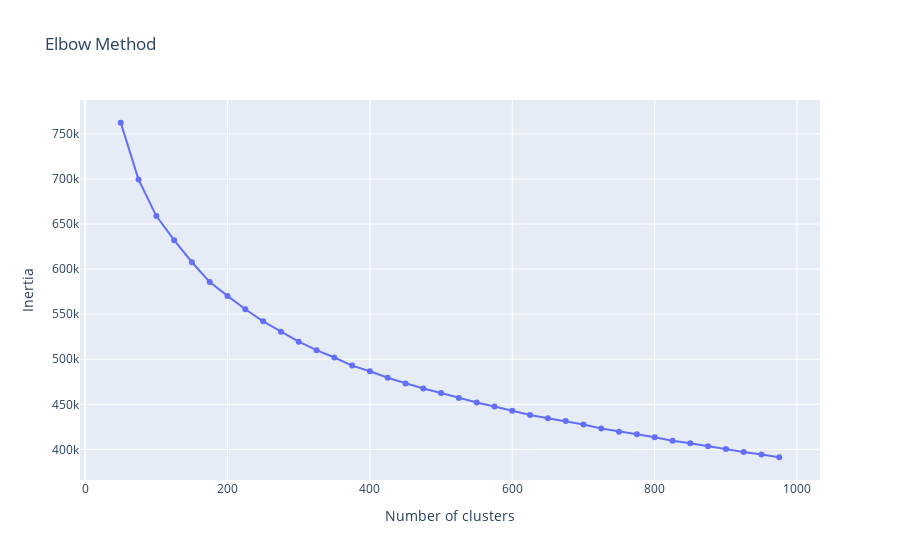
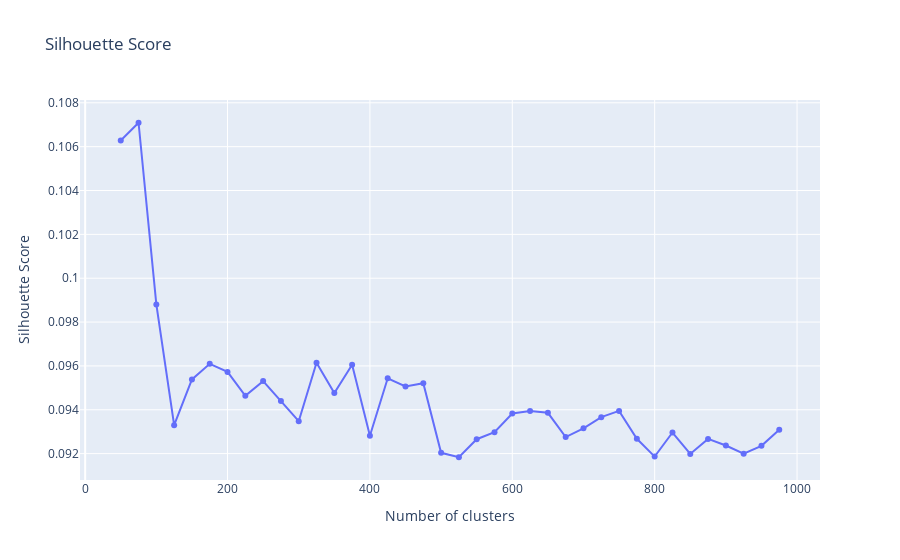

The cell these charts' notebook holds for them, in order:
### Code cell
# Affichage des résultats PCA
print(labels_pca[:5], len(labels_pca))
print("Silhouette Scores:", silhouette_scores_pca)
print("Inertia:", inertia_pca)

inertia_elbow_plotly(cluster_range=cluster_range, inertia=inertia_pca, silhouette_scores=silhouette_scores_pca)

### Figure 1 — Plotly figure (JSON) as saved in the notebook; plotly's stock layout.template omitted (floating-point values rounded to 4 significant figures)
{"data": [{"hovertemplate": "Number of clusters=%{x}<br>Inertia=%{y}<extra></extra>", "legendgroup": "", "line": {"color": "#636efa", "dash": "solid"}, "marker": {"symbol": "circle"}, "mode": "lines+markers", "name": "", "orientation": "v", "showlegend": false, "type": "scatter", "x": [50, 75, 100, 125, 150, 175, 200, 225, 250, 275, 300, 325, 350, 375, 400, 425, 450, 475, 500, 525, 550, 575, 600, 625, 650, 675, 700, 725, 750, 775, 800, 825, 850, 875, 900, 925, 950, 975], "xaxis": "x", "y": [762300.0, 699400.0, 658800.0, 632100.0, 607600.0, 585600.0, 570300.0, 555500.0, 542000.0, 530600.0, 519500.0, 510100.0, 502000.0, 492900.0, 486700.0, 479400.0, 473100.0, 467500.0, 462500.0, 457100.0, 452000.0, 447700.0, 442900.0, 438100.0, 434500.0, 431400.0, 427600.0, 423300.0, 419600.0, 416800.0, 413400.0, 409700.0, 406900.0, 403400.0, 400300.0, 397000.0, 394300.0, 391300.0], "yaxis": "y"}], "layout": {"legend": {"tracegroupgap": 0}, "title": {"text": "Elbow Method"}, "xaxis": {"anchor": "y", "domain": [0, 1], "title": {"text": "Number of clusters"}}, "yaxis": {"anchor": "x", "domain": [0, 1], "title": {"text": "Inertia"}}}}

### Figure 2 — Plotly figure (JSON) as saved in the notebook; plotly's stock layout.template omitted (floating-point values rounded to 4 significant figures)
{"data": [{"hovertemplate": "Number of clusters=%{x}<br>Silhouette Score=%{y}<extra></extra>", "legendgroup": "", "line": {"color": "#636efa", "dash": "solid"}, "marker": {"symbol": "circle"}, "mode": "lines+markers", "name": "", "orientation": "v", "showlegend": false, "type": "scatter", "x": [50, 75, 100, 125, 150, 175, 200, 225, 250, 275, 300, 325, 350, 375, 400, 425, 450, 475, 500, 525, 550, 575, 600, 625, 650, 675, 700, 725, 750, 775, 800, 825, 850, 875, 900, 925, 950, 975], "xaxis": "x", "y": [0.1063, 0.1071, 0.0988, 0.0933, 0.09538, 0.09609, 0.09573, 0.09464, 0.09531, 0.0944, 0.09348, 0.09614, 0.09477, 0.09605, 0.09281, 0.09543, 0.09506, 0.09521, 0.09204, 0.09183, 0.09266, 0.09298, 0.09383, 0.09394, 0.09386, 0.09275, 0.09315, 0.09366, 0.09395, 0.09267, 0.09186, 0.09296, 0.09198, 0.09267, 0.09237, 0.092, 0.09235, 0.09309], "yaxis": "y"}], "layout": {"legend": {"tracegroupgap": 0}, "title": {"text": "Silhouette Score"}, "xaxis": {"anchor": "y", "domain": [0, 1], "title": {"text": "Number of clusters"}}, "yaxis": {"anchor": "x", "domain": [0, 1], "title": {"text": "Silhouette Score"}}}}
